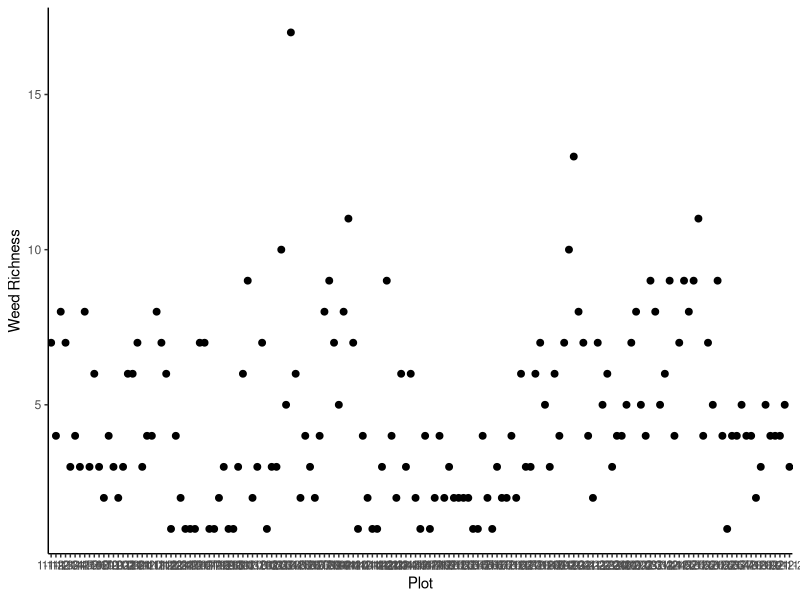

Generate this figure with R: (Note: this script raises an error after producing the figure.)
#### GLM ####

# Before anything else, verify that your environment is totally clear.
# This is important, because old objects can foul up the works
# Clean up the working environment
rm(list = ls())

# Verify working directory, should be ~/Documents/Analyses/lastname_first
getwd()

# Load tidyverse
library("tidyverse")
# Check for updates
tidyverse_update()


#### Cleaning up the data ####

library(dplyr)

#library(readr)
#SurveyData <- read_csv("SurveyData_Clean.csv")

library(readr)
SurveyData <- read_csv("SurveyData_Clean_WN_removed.csv")

#library(readr)
#PlotData <- read_csv("PlotData_Clean.csv")

library(readr)
PlotData <- read_csv("PlotData_Clean_WN_removed.csv")

# The species that were entered as percent-cover need to be accounted for
# Given that the number of plants will vary greatly, but cover plants were all
# in Tier_1, for each percent cover plant I will give a value of 

# The plot needs to be numeric, so I need to change the Plot names to unique
# numeric variables, site needs to be given a number value as does W_N

# This code gives the combined plot names a simple, unique, numeric ID, but I 
# would like clearer ID's so I will use another method
# SurveyData_Combined$Plot <- as.numeric(as.factor(SurveyData_Combined$Plot))

# Assigning the Site a unique numeric value
SurveyData$Site <- as.numeric(as.factor(SurveyData$Site))
# Assigning W and N unique numeric values (weed is now 2, native is now 1)
SurveyData$W_N <- as.numeric(as.factor(SurveyData$W_N))

# Now combine this into unique numerical plot names
library(tidyr)
SurveyData_Combined <- SurveyData %>%
  unite(Plot, Site, Plot, sep = "-")

# Unite Plot and Weed vs Native columns so that now the plot id is all in one
# column that includes the site, plot number, and whether it is weed or native
library(tidyr)
SurveyData_Combined <- SurveyData_Combined %>%
  unite(Plot, Plot, W_N, sep = "-")

# Need to subset to only include the environmental weeds
# Subset the data to only include species that are weeds using the Status column
SurveyData_Combined_subset <- SurveyData_Combined[SurveyData_Combined$Status == 1, ]

# Calculate the number of environmental weeds per plot
library(dplyr)
RichnessWeed <- SurveyData_Combined_subset %>% group_by(Plot) %>% summarize(unique_values = n_distinct(ScientificName))

# Repeat for plot data
# Assigning the Site a unique numeric value
PlotData$Site <- as.numeric(as.factor(PlotData$Site))
# Assigning W and N unique numeric values (weed is now 2, native is now 1)
PlotData$Weed_Native <- as.numeric(as.factor(PlotData$Weed_Native))

# Now combine this into unique numerical plot names
library(tidyr)
PlotData_Combined <- PlotData %>%
  unite(Plot, Site, Plot, sep = "-")

# Unite Plot and Weed vs Native columns so that now the plot id is all in one
# column that includes the site, plot number, and whether it is weed or native
library(tidyr)
PlotData_Combined <- PlotData_Combined %>%
  unite(Plot, Plot, Weed_Native, sep = "-")


# Now I need to only include the environmental variables that I want to include
# for the GLM

PlotData_Combined <- subset(PlotData_Combined, select = -c(Date, CanopyCover_App, Waypoint, East_Coordinates, South_Coordinates, CoverVascular,
                                                           CoverNonVascular, CoverLitter, CoverBareSoil, CoverDebris, CoverGrass,
                                                           Topography, ParentMaterial, Notes))

# Need to simplify the column names 
colnames(PlotData_Combined)[3:11] <- c("Height", "DBH",
                                       "Slope", "Canopy",
                                       "Erosion", "Disturbance",
                                       "Pests", "Litter", "Housing") ## Renaming the columns


# Need to transform the data square root was given as a good transformation, so I will do that
# SurveyData_Combined$Tier_1_sqrt <- sqrt(SurveyData_Combined$Tier_1)
# repeat for weeds only data
# SurveyData_Combined_subset$Tier_1_sqrt <- sqrt(SurveyData_Combined_subset$Tier_1)

library(dplyr)
Env_Species <- left_join(RichnessWeed, PlotData_Combined, by = "Plot")  # Preserves all rows from df1

WeedRichnessPlot <- ggplot(data = Env_Species, mapping = aes(x = Plot, y = unique_values)) +
  geom_point(size = 2) + # Set point size
  theme_minimal() +
  labs(x = "Plot", y = "Weed Richness") +
  theme_classic()

print(WeedRichnessPlot)

# Extract data
WeedRichnessPlotData <- ggplot_build(WeedRichnessPlot)$data[[1]]

# Convert to data frame
df_points <- as.data.frame(WeedRichnessPlotData)

# I need to make a data frame that contains the environmental factors with the survey data
# That means I need Plot_species with PlotData_Weeds

Env_SpeciesPoints <- cbind(df_points, Env_Species) ## This combines the dataset with the coordinates
en = envfit(WeedRichnessPlot, Env_SpeciesPoints, permutations = 9999, na.rm = TRUE) ## This creates the arrows
en_coord_cont = as.data.frame(scores(en, "vectors")) * ordiArrowMul(en) * 0.5 ##Adjust the last number to change the length of the arrows
en_coord_cat = as.data.frame(scores(en, "factors")) * ordiArrowMul(en) * 0.5 ##Adjust the last number to change the length of the arrows


